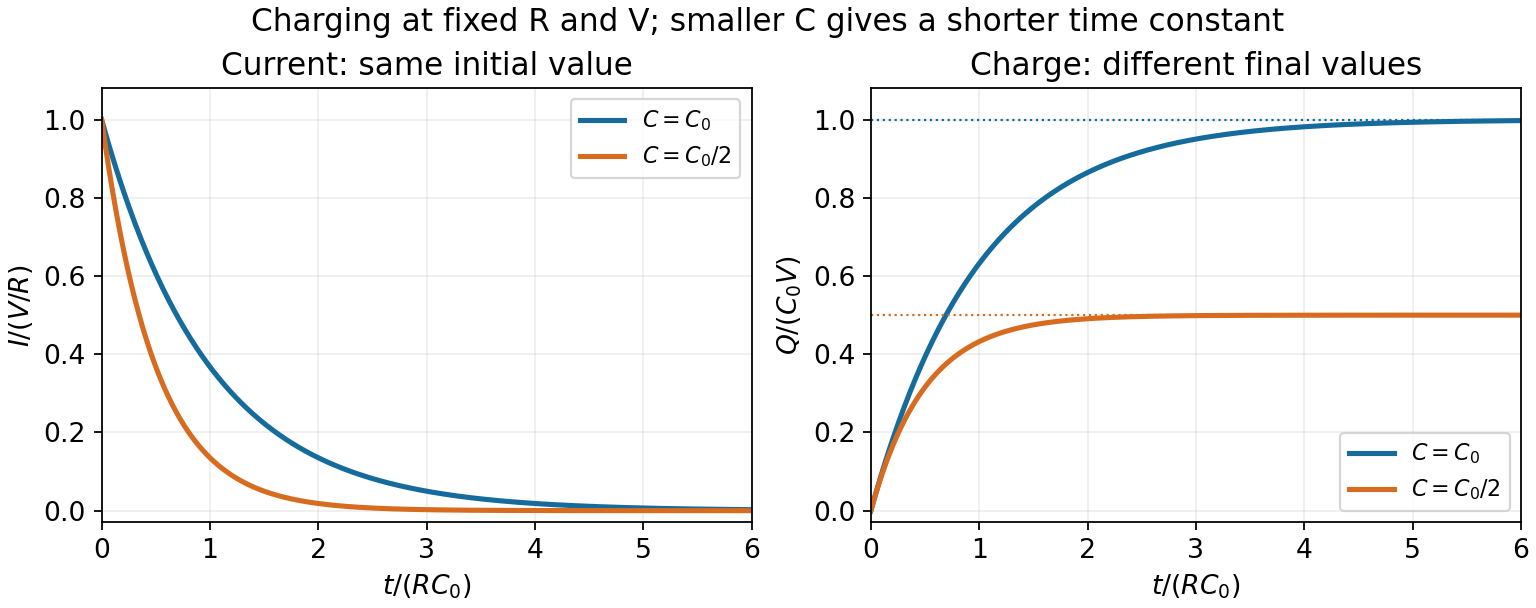

Source code (Python):
"""Original Oxford CP2 2014 solution figure. Python 3.14.4, NumPy 2.3.5, Matplotlib 3.10.7."""
from pathlib import Path
import numpy as np
import matplotlib
matplotlib.use("Agg")
import matplotlib.pyplot as plt
plt.rcParams.update({"font.size":12,"axes.titlesize":14,"axes.labelsize":12,"legend.fontsize":10,"figure.facecolor":"white","axes.facecolor":"white","savefig.facecolor":"white","font.family":"DejaVu Sans"})

t=np.linspace(0,6,700)
fig,ax=plt.subplots(1,2,figsize=(9.6,3.8),layout="constrained")
for ratio,color,label in [(1,"#146b9c",r"$C=C_0$"),(.5,"#d76c20",r"$C=C_0/2$")]:
    ax[0].plot(t,np.exp(-t/ratio),color=color,lw=2.3,label=label)
    ax[1].plot(t,ratio*(-np.expm1(-t/ratio)),color=color,lw=2.3,label=label)
ax[0].set(title="Current: same initial value",ylabel=r"$I/(V/R)$",ylim=(-.03,1.08))
ax[1].set(title="Charge: different final values",ylabel=r"$Q/(C_0 V)$",ylim=(-.03,1.08))
for a in ax:
    a.set(xlabel=r"$t/(RC_0)$",xlim=(0,6));a.grid(alpha=.2);a.legend()
ax[1].axhline(.5,color="#d76c20",ls=":",lw=1)
ax[1].axhline(1,color="#146b9c",ls=":",lw=1)
fig.suptitle("Charging at fixed R and V; smaller C gives a shorter time constant",fontsize=14)

fig.savefig(Path.cwd() / Path(__file__).with_suffix(".png").name, dpi=160, facecolor="white", metadata={"Software":"Oxford CP2 original Matplotlib figure"})
plt.close(fig)
